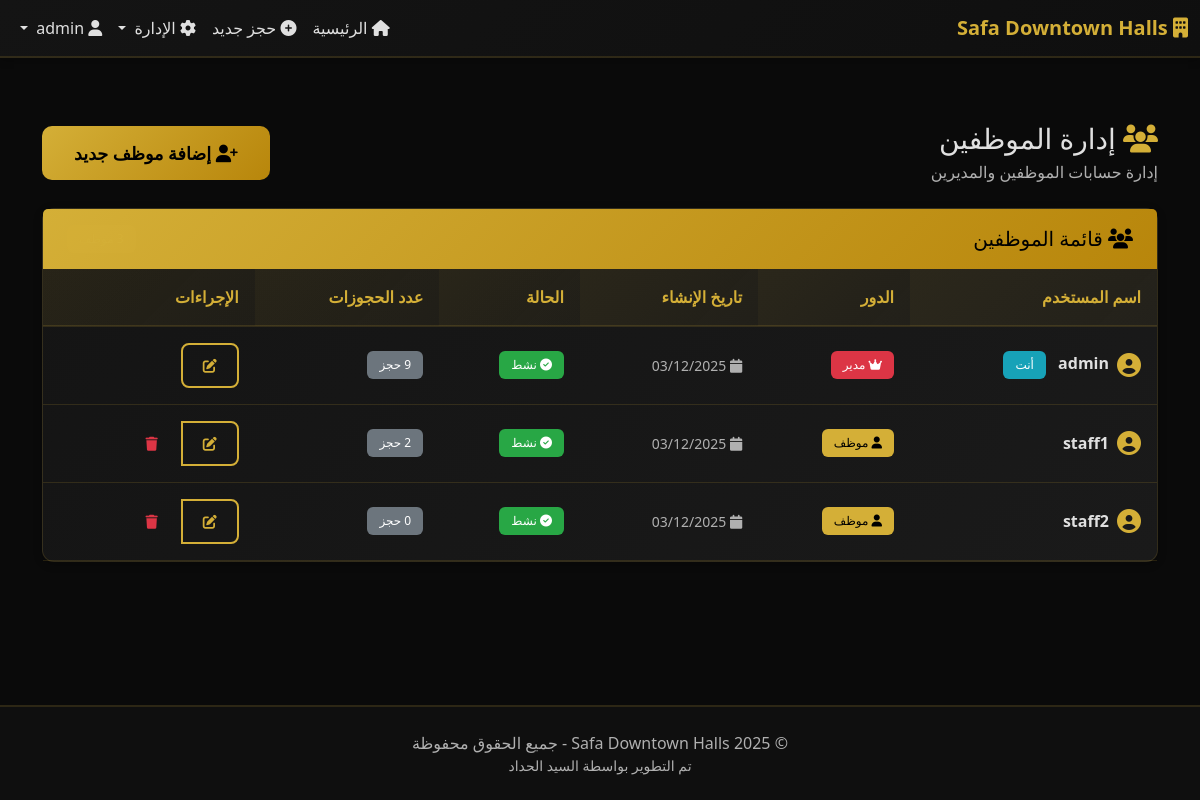
Screenshot of /admin/staff (signed in) with the database file from the repository.
### app/models.py (models this page shows, shortened)
class User(UserMixin, db.Model):
    __tablename__ = 'users'
    id = db.Column(db.Integer, primary_key=True)
    username = db.Column(db.String(80), unique=True, nullable=False, index=True)
    password_hash = db.Column(db.String(255), nullable=False)
    role = db.Column(db.String(20), nullable=False, default='staff')  # admin or staff
    created_at = db.Column(db.DateTime, nullable=False, default=datetime.utcnow)
    is_active = db.Column(db.Boolean, nullable=False, default=True)
    bookings = db.relationship('Booking', backref='created_by_user', lazy=True, foreign_keys='Booking.created_by')
    logs = db.relationship('StaffLog', backref='user', lazy=True)
    def is_admin(self):
        return self.role == 'admin'

### app/routes/admin.py (the view)
@admin_bp.route('/staff', methods=['GET'])
@login_required
@admin_required
def manage_staff():
    page = request.args.get('page', 1, type=int)
    staff = User.query.paginate(page=page, per_page=10)
    return render_template('admin/staff.html', staff=staff)

### app/utils.py (called while the page is built)
def admin_required(f):
    @wraps(f)
    def decorated_function(*args, **kwargs):
        if not current_user.is_authenticated or not current_user.is_admin():
            flash('ليس لديك صلاحيات للوصول لهذه الصفحة', 'error')
            return redirect(url_for('dashboard.index'))
        return f(*args, **kwargs)
    return decorated_function

### app/templates/admin/staff.html (shortened to what this page needs)
{% extends "base.html" %}
{% block content %}
<div class="row mb-4">
    <div class="col-12">
        <div class="d-flex justify-content-between align-items-center flex-wrap gap-3">
            <div>
                <h1 class="h3 mb-1">
                    <i class="fas fa-users text-primary"></i> إدارة الموظفين
                </h1>
                <p class="text-muted mb-0">إدارة حسابات الموظفين والمديرين</p>
            </div>
            <a href="{{ url_for('admin.add_staff') }}" class="btn btn-primary btn-lg">
                <i class="fas fa-user-plus"></i> إضافة موظف جديد
            </a>
        </div>
    </div>
</div>
<div class="card">
    <div class="card-header bg-primary d-flex justify-content-between align-items-center">
        <h5 class="mb-0">
            <i class="fas fa-users"></i> قائمة الموظفين
        </h5>
        <span class="badge" style="background: rgba(212, 175, 55, 0.2); color: var(--gold);">{{ staff.total }} موظف</span>
    </div>
    <div class="card-body p-0">
        <div class="table-responsive">
            <table class="table table-hover mb-0">
                <thead>
                    <tr>
                        <th>اسم المستخدم</th>
                        <th>الدور</th>
                        <th>تاريخ الإنشاء</th>
                        <th>الحالة</th>
                        <th>عدد الحجوزات</th>
                        <th>الإجراءات</th>
                    </tr>
                </thead>
                <tbody>
                    {% if staff.items %}
                        {% for user in staff.items %}
                        <tr>
                            <td>
                                <div class="d-flex align-items-center">
                                    <div class="user-avatar me-2">
                                        <i class="fas fa-user-circle" style="font-size: 1.5rem; color: var(--gold);"></i>
                                    </div>
                                    <div>
                                        <strong>{{ user.username }}</strong>
                                        {% if user.id == current_user.id %}
                                        <span class="badge bg-info ms-2">أنت</span>
                                        {% endif %}
                                    </div>
                                </div>
                            </td>
                            <td>
                                {% if user.is_admin() %}
                                <span class="badge bg-danger">
                                    <i class="fas fa-crown"></i> مدير
                                </span>
                                {% else %}
                                <span class="badge bg-primary">
                                    <i class="fas fa-user"></i> موظف
                                </span>
                                {% endif %}
                            </td>
                            <td>
                                <small class="text-muted">
                                    <i class="fas fa-calendar"></i> {{ user.created_at.strftime('%d/%m/%Y') }}
                                </small>
                            </td>
                            <td>
                                {% if user.is_active %}
                                <span class="badge bg-success">
                                    <i class="fas fa-check-circle"></i> نشط
                                </span>
                                {% else %}
                                <span class="badge bg-danger">
                                    <i class="fas fa-times-circle"></i> معطل
                                </span>
                                {% endif %}
                            </td>
                            <td>
                                <span class="badge bg-secondary">
                                    {{ user.bookings|length }} حجز
                                </span>
                            </td>
                            <td>
                                <div class="btn-group" role="group">
                                    <a href="{{ url_for('admin.edit_staff', user_id=user.id) }}" class="btn btn-sm btn-outline-primary" title="تعديل">
                                        <i class="fas fa-edit"></i>
                                    </a>
                                    {% if user.id != current_user.id %}
                                    <button type="button" class="btn btn-sm btn-outline-danger" data-bs-toggle="modal" data-bs-target="#deleteModal{{ user.id }}" title="حذف">
                                        <i class="fas fa-trash"></i>
                                    </button>
                                    {% endif %}
                                </div>
                            </td>
                        </tr>
                        {% endfor %}
                    {% endif %}
                </tbody>
            </table>
        </div>
    </div>
</div>
{% endblock %}

### app/static/css/style.css (style rules this page uses)
:root { --gold: #d4af37; --gold-light: #e5c866; --gold-dark: #b8860b; --gold-hover: #c99d2f; --bg-primary: #0a0a0a; --bg-secondary: #0f0f0f; --bg-panel: #141414; --bg-card: #1a1a1a; --bg-hover: #1f1f1f; --text-primary: #ffffff; --text-secondary: #e0e0e0; --text-muted: #b0b0b0; --text-disabled: #707070; --success: #28a745; --success-light: #4caf50; --success-dark: #1e7e34; --danger: #dc3545; --danger-light: #f44336; --danger-dark: #c82333; --warning: #ffc107; --warning-light: #ffd54f; --warning-dark: #e0a800; --info: #17a2b8; --info-light: #0dcaf0; --info-dark: #138496; --border-color: rgba(212, 175, 55, 0.15); --border-hover: rgba(212, 175, 55, 0.3); --shadow-sm: 0 2px 8px rgba(0, 0, 0, 0.3); --shadow-md: 0 4px 16px rgba(0, 0, 0, 0.4); --shadow-lg: 0 8px 32px rgba(0, 0, 0, 0.5); --shadow-gold: 0 4px 20px rgba(212, 175, 55, 0.2); }
html, body { height: 100%; font-family: 'Segoe UI', Tahoma, Geneva, Verdana, sans-serif; direction: rtl; }
body { background: var(--bg-primary); color: var(--text-secondary); display: flex; flex-direction: column; }
.card { background: linear-gradient(135deg, var(--bg-panel) 0%, var(--bg-card) 100%); border: 1px solid var(--border-color); border-radius: 12px; color: var(--text-secondary); transition: all 0.3s ease; box-shadow: var(--shadow-sm); }
.card-header { background: linear-gradient(135deg, rgba(212, 175, 55, 0.1) 0%, rgba(212, 175, 55, 0.05) 100%); border-bottom: 1px solid var(--border-color); color: var(--text-primary); font-weight: 600; padding: 1rem 1.5rem; }
.card-header.bg-primary { background: linear-gradient(135deg, var(--gold) 0%, var(--gold-dark) 100%) !important; color: #000 !important; border-bottom: none; }
.card-body { padding: 1.5rem; }
.btn { border-radius: 8px; font-weight: 500; padding: 0.625rem 1.25rem; transition: all 0.3s ease; border: none; }
.btn-primary { background: linear-gradient(135deg, var(--gold) 0%, var(--gold-dark) 100%); color: #000; font-weight: 600; }
.btn-outline-primary { border: 2px solid var(--gold); color: var(--gold); background: transparent; }
.btn-lg { padding: 0.875rem 2rem; font-size: 1.1rem; border-radius: 10px; }
.table { color: var(--text-secondary); margin-bottom: 0; background-color: transparent !important; }
.table thead th { background: linear-gradient(135deg, rgba(212, 175, 55, 0.1) 0%, rgba(212, 175, 55, 0.05) 100%) !important; color: var(--gold) !important; font-weight: 600; border-bottom: 2px solid var(--border-color); padding: 1rem; text-align: right; }
.table tbody { background-color: transparent !important; }
.table tbody td { background-color: transparent !important; border-bottom: 1px solid var(--border-color); padding: 1rem; vertical-align: middle; color: var(--text-secondary) !important; }
.table tbody tr { background-color: transparent !important; transition: all 0.2s ease; }
.card .table, .card-body .table { background-color: transparent !important; }
.card .table tbody tr, .card-body .table tbody tr { background-color: transparent !important; }
.card .table tbody td, .card-body .table tbody td { background-color: transparent !important; }
.badge { padding: 0.5rem 0.75rem; border-radius: 6px; font-weight: 500; }
.bg-primary { background: var(--gold) !important; color: #000 !important; }
.bg-success { background: var(--success) !important; color: #fff !important; }
.bg-danger { background: var(--danger) !important; color: #fff !important; }
.bg-info { background: var(--info) !important; color: #fff !important; }
.text-primary { color: var(--gold) !important; }
.text-muted { color: var(--text-muted) !important; }
.card { animation: fadeIn 0.4s ease-in-out; }
.user-avatar { display: flex; align-items: center; justify-content: center; }
.btn-group .btn { margin: 0 0.25rem; }
.btn-group .btn:first-child { margin-right: 0; }
.btn-group .btn:last-child { margin-left: 0; }

### rows the page displays
User: username "admin", shows "أنت", role "admin" (drawn), created_at "03/12/2025", is_active True (drawn)
User: username "staff1", role "staff" (drawn), created_at "03/12/2025", is_active True (drawn), bookings|length "2"
User: username "staff2", role "staff" (drawn), created_at "03/12/2025", is_active True (drawn)
